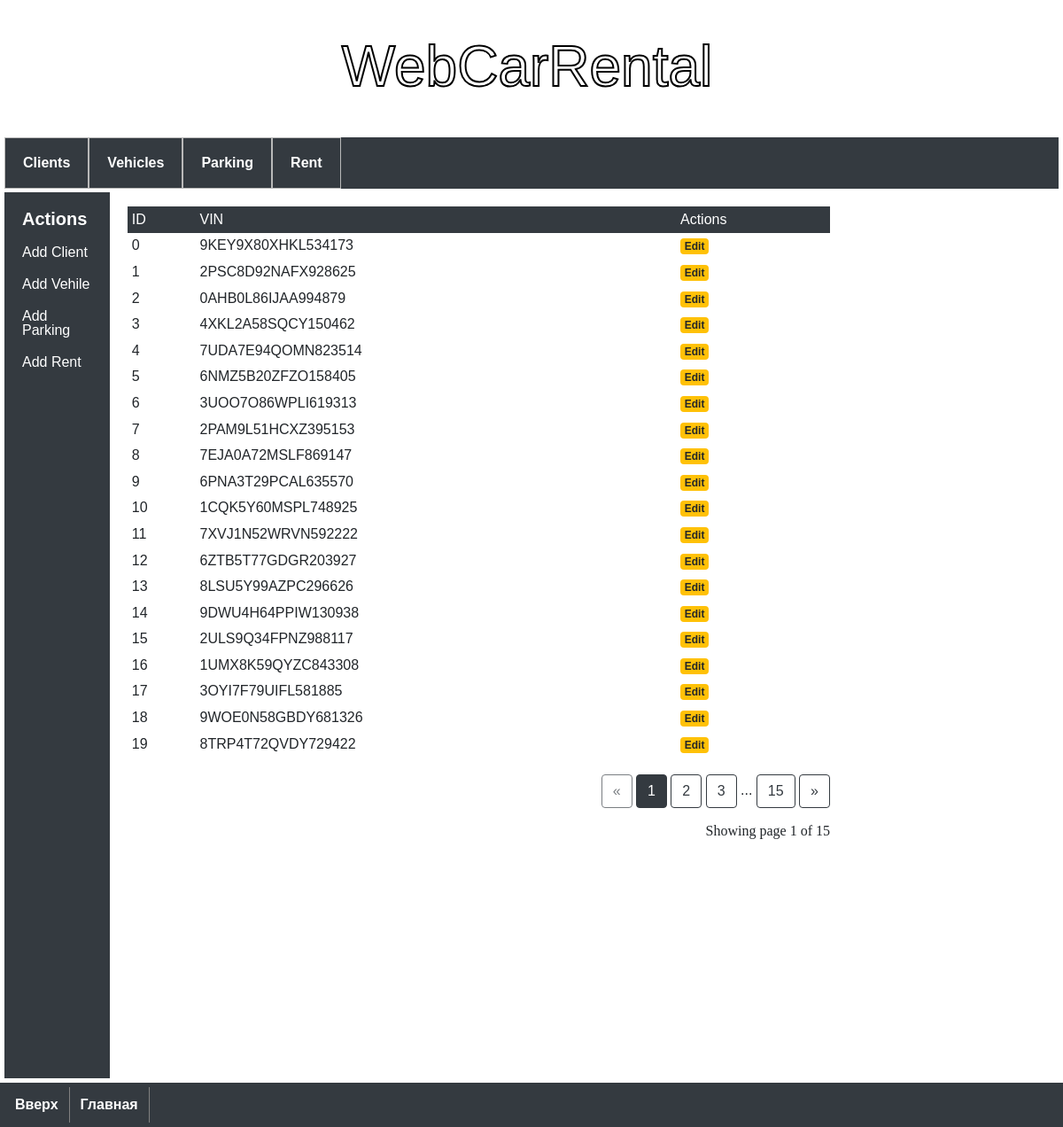
/parkings, run on an earlier commit of the app's database.
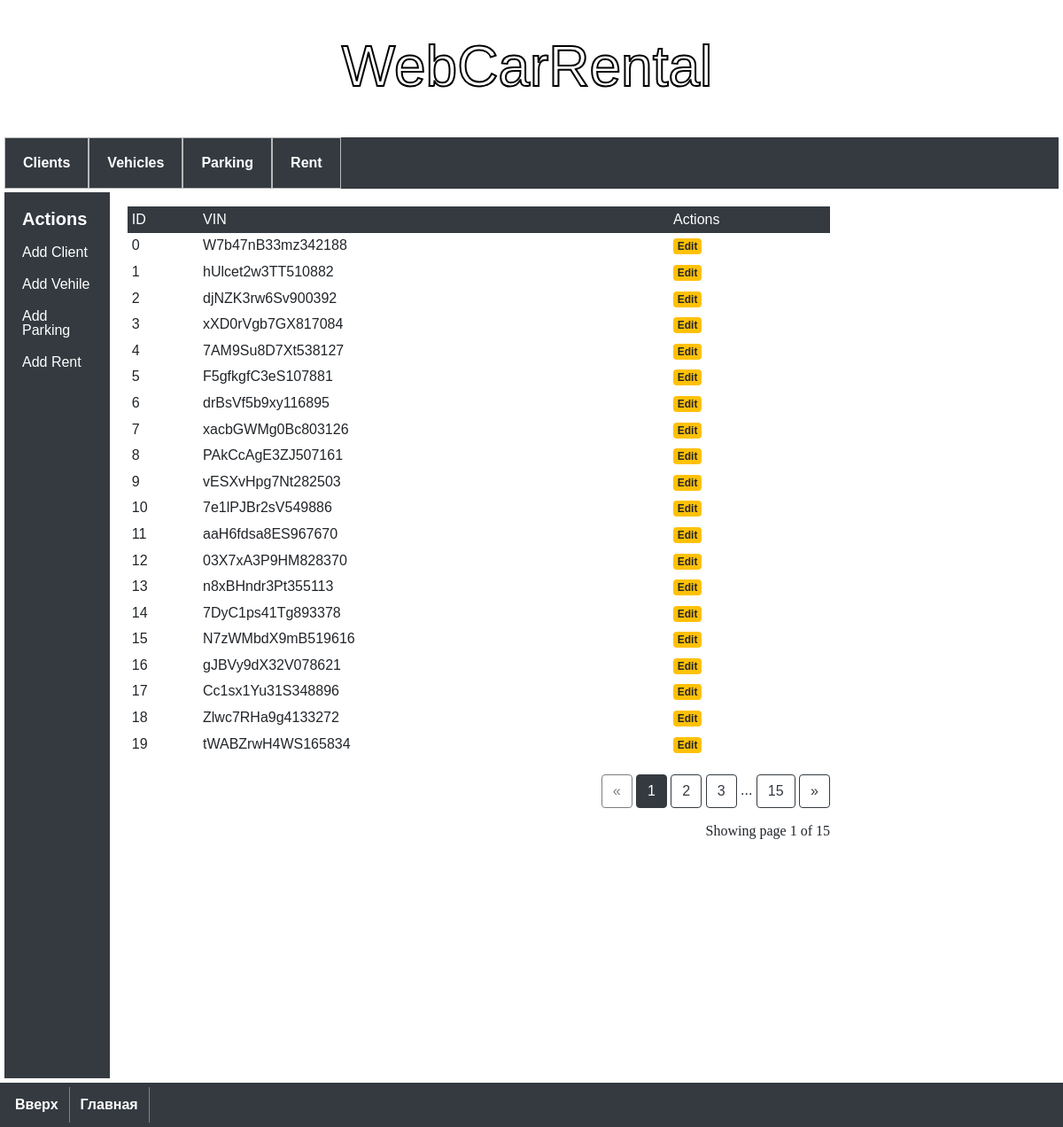
And on a later commit of the database.
### model.py (models this page shows)
class Parking(db.Model):
    __tablename__ = 'parking'
    parking_id = db.Column('parking_id', db.INTEGER, primary_key=True, autoincrement=True)
    vin_number = db.Column(db.ForeignKey('vehicle.vin_number'))

### app.py (the view)
@app.route('/parkings')
def parkings():
    page = request.args.get('page', 1, type=int)
    parkings = Parking.query.paginate(page=page, per_page=20)
    return render_template(
        './parking/parkings.html',
        parkings=parkings)

### templates/parking/parkings.html
{% extends 'base.html' %}
{% block content %}
<div class="table-responsive">
    <table class="table table-sm table-borderless mb-0">
        <thead class="thead-dark">
            <tr>
                <th>ID</th>
                <th>VIN</th>
                <th>Actions</th>
            </tr>
        </thead>
        <tbody>
            {% for parking in parkings %}
            <tr>
                <th scope="row">{{ parking.parking_id }}</th>
                <td>{{ parking.vin_number }}</td>
                <td><a class="badge badge-warning" href="{{ url_for('edit_parking', parking_id=parking.parking_id) }}">Edit</a></td>
            </tr>
            {% endfor %}
        </tbody>
    </table>
</div>
<br>
<div class="text-right">
    <a href="{{ url_for('parkings', page=parkings.prev_num) }}"
       class="btn btn-outline-dark
       {% if parkings.page == 1 %}disabled{% endif %}">
        &laquo;
    </a>
    {% for page_num in parkings.iter_pages(left_edge=1, right_edge=1, left_current=1, right_current=2) %}{% if page_num %}
            {% if parkings.page == page_num %}
            <a href="{{ url_for('parkings', page=page_num) }}"
               class="btn btn-dark">
                {{ page_num }}
            </a>
            {% else %}
            <a href="{{ url_for('parkings', page=page_num) }}"
               class="btn btn-outline-dark">
                {{ page_num }}
            </a>
            {% endif %}
        {% else %}
            ...
        {% endif %}
    {% endfor %}    <a href="{{ url_for('parkings', page=parkings.next_num) }}"
       class="btn btn-outline-dark
       {% if parkings.page == parkings.pages %}disabled{% endif %}">
        &raquo;
    </a>
</div>
<p class="text-right mt-3">
   Showing page {{ parkings.page }} of {{ parkings.pages }}
</p>
{% endblock %}

### templates/base.html (shortened to what this page needs)
<!DOCTYPE html>
<html lang="en">
<head>
    <link rel="stylesheet" href="https://stackpath.bootstrapcdn.com/bootstrap/4.3.1/css/bootstrap.min.css"
>
    <link rel="stylesheet" href="./../../static/css/reset.css">
    <link rel="stylesheet" href="./../../static/css/styles.css">
</head>
<body>
    <div class="my-container">
        <div class="my-header">
            <div class="my-title-block">
                <h1 class="stroke">WebCarRental</h1>
            </div>
        </div>
        <div class="nav-pane">
            <ul>
                <li><a href="{{url_for('clients')}}">Clients</a></li>
                <li><a href="{{url_for('vehicles')}}">Vehicles</a></li>
                <li><a href="{{url_for('parkings')}}">Parking</a></li>
                <li><a href="{{url_for('rents')}}">Rent</a></li>
            </ul>
        </div>
        <div class="content-wrapper">
            <div class="sidebar">
                <h3>Actions</h3>
                <ul class="skills">
                    <li><a href="{{url_for('create_client')}}">Add Client</a></li>
                    <li><a href="{{url_for('create_vehicle')}}">Add Vehile</a></li>
                    <li><a href="{{url_for('create_parking')}}">Add Parking</a></li>
                    <li><a href="{{url_for('create_rent')}}">Add Rent</a></li>
                </ul>
            </div>
            <div class="content">
                {% block content %}
                {% endblock %}
            </div>
    </div>
</div>
<div class="nav-bottom">
        <ul>
            <li><a id="bottom" href="#top">Вверх</a></li>
                <li><a href="index.html">Главная</a></li>
        </ul>
    </div>
</body>
</html>

### static/css/styles.css (style rules this page uses)
h1 { font-size: 30px; font-weight: bold; margin-bottom: 10px; }
h3 { color: white; font-size: 20px; font-weight: bold; margin-bottom: 10px; }
h1 { font: 100% serif; }
p { font-family: Georgia, 'Times New Roman', Times, serif; margin-left: 10px; text-indent: 20px; }
body { font-family: 'Montserrat', sans-serif; }
.my-container { width: 100%; min-height: 600px; border: 5px solid #fff; margin: 0 auto; background: #fff; }
.my-header { display: flex; height: 150px; }
.my-title-block { justify-content: center; align-items: center; display: flex; font-size: 200%; width: 100%; height: 100%; color: #fff; margin-right: 10px; }
.stroke { font: 2em Arial, sans-serif; -webkit-text-stroke-width: 2px; -webkit-text-stroke-color: black; }
.nav-pane ul { display: flex; background: #343A40; }
.nav-pane li a { display: flex; padding: 20px; text-decoration: none; color: White; font-weight: bold; border: 1px solid rgb(185, 185, 185); }
.nav-bottom { display: flex; padding: 5px; background-color: #343A40; width: 100%; }
.nav-bottom ul { display: flex; width: 5px; }
.nav-bottom li a { display: flex; font-weight: bold; padding: 12px; text-decoration: none; color: white; border-right: 1px solid gray; }
.content-wrapper { height: 100%; display: flex; }
.content { width: 70%; padding: 20px; line-height: 20px; }
.sidebar { margin-top: 4px; background-color: #343A40; width: 10%; height: 1000px; padding: 20px; }
.skills li { padding: 10px 0; transition: transform .5s ease; cursor: pointer; }
.skills li a { text-decoration: none; color: white; }

What changed in the data, as far as the page shows it:
changed Parking id 0: vin_number "9KEY9X80XHKL534173" → "W7b47nB33mz342188"
changed Parking id 1: vin_number "2PSC8D92NAFX928625" → "hUlcet2w3TT510882"
changed Parking id 2: vin_number "0AHB0L86IJAA994879" → "djNZK3rw6Sv900392"
changed Parking id 3: vin_number "4XKL2A58SQCY150462" → "xXD0rVgb7GX817084"
changed Parking id 4: vin_number "7UDA7E94QOMN823514" → "7AM9Su8D7Xt538127"
changed Parking id 5: vin_number "6NMZ5B20ZFZO158405" → "F5gfkgfC3eS107881"
changed Parking id 6: vin_number "3UOO7O86WPLI619313" → "drBsVf5b9xy116895"
changed Parking id 7: vin_number "2PAM9L51HCXZ395153" → "xacbGWMg0Bc803126"
changed Parking id 8: vin_number "7EJA0A72MSLF869147" → "PAkCcAgE3ZJ507161"
changed Parking id 9: vin_number "6PNA3T29PCAL635570" → "vESXvHpg7Nt282503"
changed Parking id 10: vin_number "1CQK5Y60MSPL748925" → "7e1lPJBr2sV549886"
changed Parking id 11: vin_number "7XVJ1N52WRVN592222" → "aaH6fdsa8ES967670"
changed Parking id 12: vin_number "6ZTB5T77GDGR203927" → "03X7xA3P9HM828370"
changed Parking id 13: vin_number "8LSU5Y99AZPC296626" → "n8xBHndr3Pt355113"
changed Parking id 14: vin_number "9DWU4H64PPIW130938" → "7DyC1ps41Tg893378"
changed Parking id 15: vin_number "2ULS9Q34FPNZ988117" → "N7zWMbdX9mB519616"
changed Parking id 16: vin_number "1UMX8K59QYZC843308" → "gJBVy9dX32V078621"
changed Parking id 17: vin_number "3OYI7F79UIFL581885" → "Cc1sx1Yu31S348896"
changed Parking id 18: vin_number "9WOE0N58GBDY681326" → "Zlwc7RHa9g4133272"
changed Parking id 19: vin_number "8TRP4T72QVDY729422" → "tWABZrwH4WS165834"
